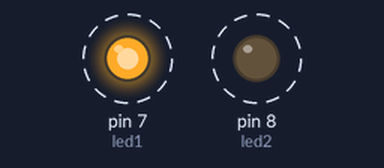
A sketch run on a simulated Arduino Uno, built with avr-gcc and run on an emulated ATmega328P. On the bench: output pins drawn as LEDs (lit = HIGH). Dashed ring = blinking.

Above: at 0.3 s.
Timing chart, 0 to 3.5 s (numbered marks = the images above):
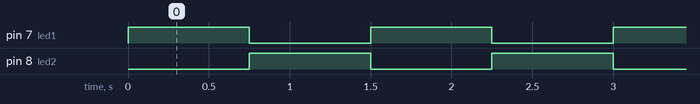

Measured:
- by itself, pin 7 (led1), pin 8 (led2): alternates HIGH for 0.75 s and LOW for 0.75 s

The sketch:

LAB4.3.ino
```cpp
int led1 = 7;
int led2 = 8;

void setup() {
  // put your setup code here, to run once:
  Serial.begin(9600);
  pinMode(led1, OUTPUT);
  pinMode(led2, OUTPUT);
  digitalWrite(led1, LOW);
  digitalWrite(led2, LOW);
}

void loop() {
  // put your main code here, to run repeatedly:
  digitalWrite(led1, HIGH);
  digitalWrite(led2, LOW);
  delay(750);
  digitalWrite(led1, LOW);
  digitalWrite(led2, HIGH);
  delay(750);
}
```
